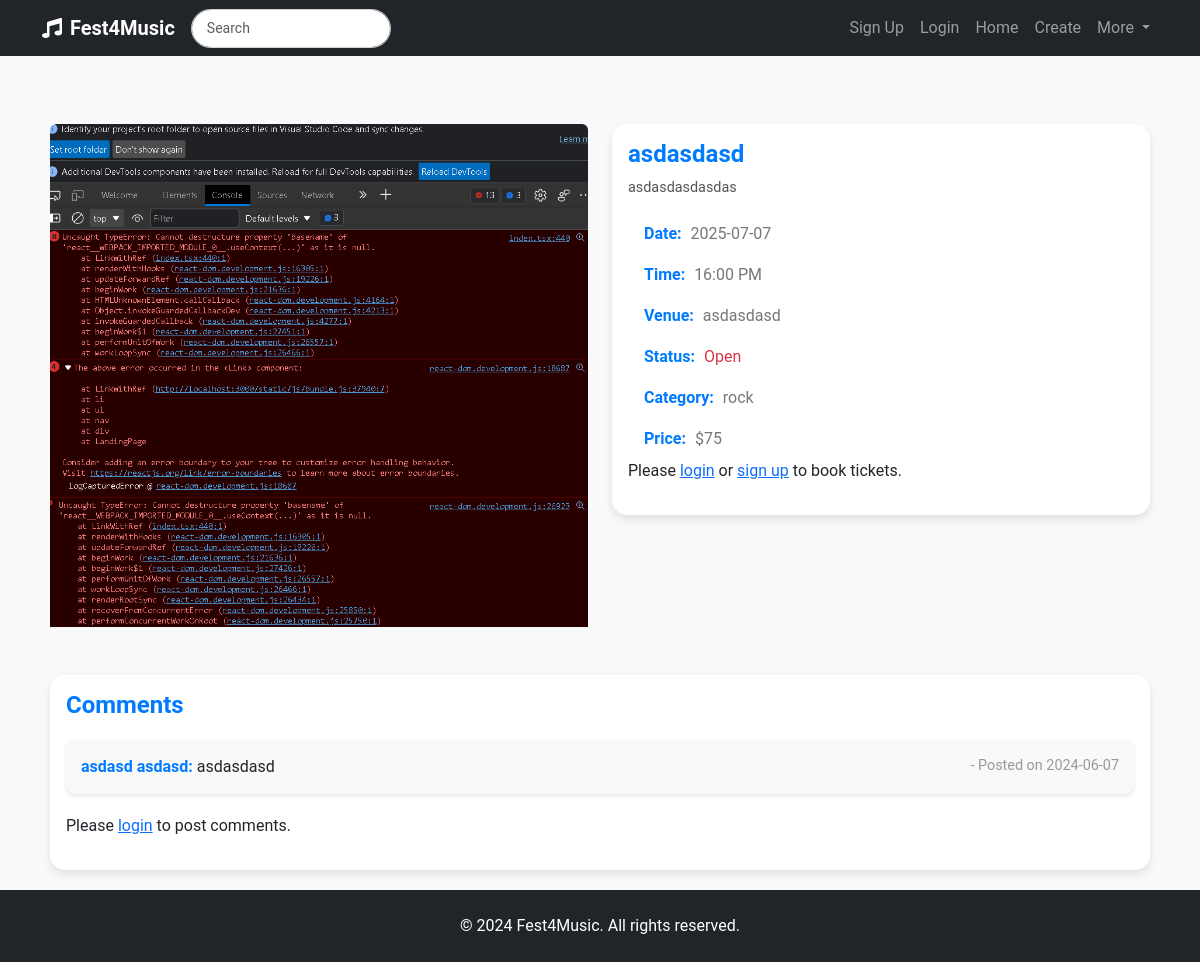
Before: /event/1 with the older database file.
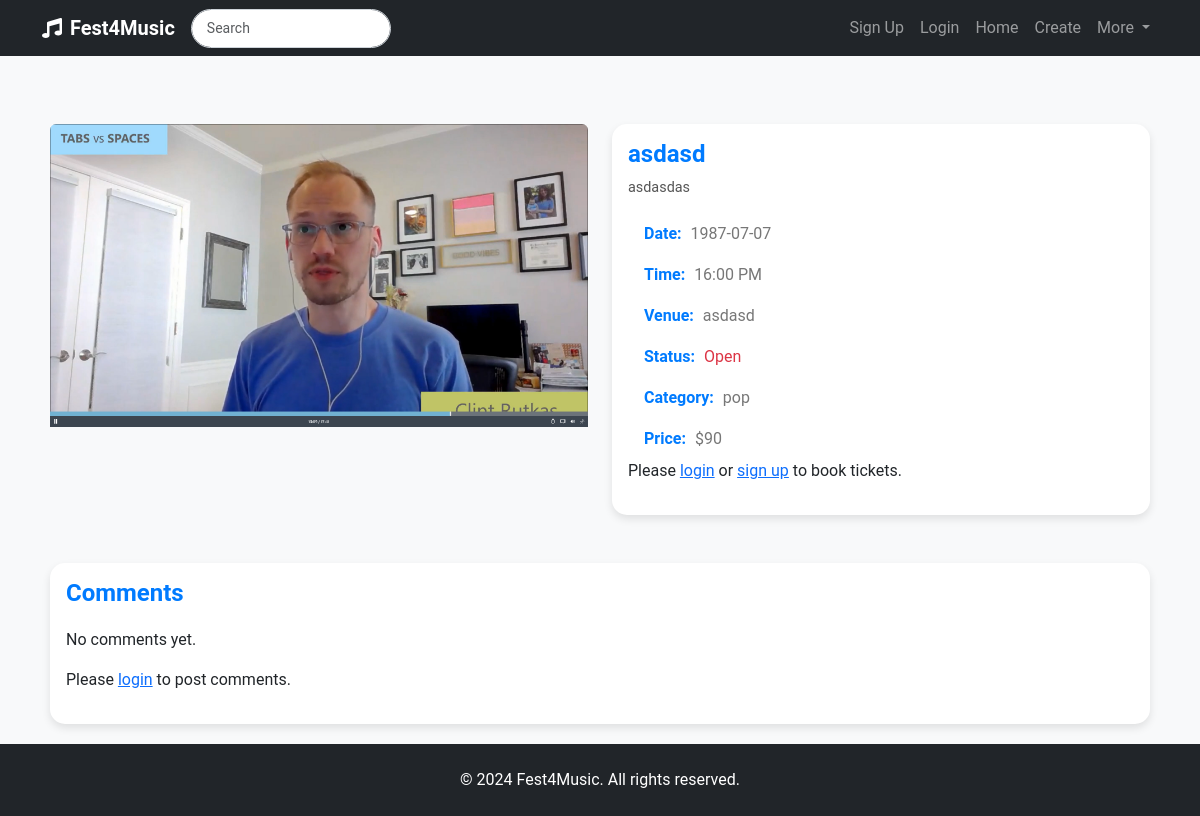
After: the same page with the newer database file.
### website/models.py (models this page shows)
class Event(db.Model):
    id = db.Column(db.Integer, primary_key=True)
    title = db.Column(db.String(100), nullable=False)
    description = db.Column(db.Text)
    date = db.Column(db.Date, nullable=False)
    time = db.Column(db.Time, nullable=False)
    image = db.Column(db.String(400))
    venue = db.Column(db.String(400))
    status = db.Column(db.String(20), nullable=False)
    category = db.Column(db.String(50), nullable=False)
    price = db.Column(db.Integer)
    user_id = db.Column(db.Integer, db.ForeignKey('user.id'), nullable=False)
    comments = db.relationship('Comment', backref='event', lazy=True)

class Comment(db.Model):
    id = db.Column(db.Integer, primary_key=True)
    content = db.Column(db.Text, nullable=False)
    date_posted = db.Column(db.DateTime, nullable=False, default=datetime.utcnow)
    user_id = db.Column(db.Integer, db.ForeignKey('user.id'), nullable=False)
    event_id = db.Column(db.Integer, db.ForeignKey('event.id'), nullable=False)

class User(db.Model, UserMixin):
    id = db.Column(db.Integer, primary_key=True)
    first_name = db.Column(db.String(100), nullable=False)
    surname = db.Column(db.String(100), nullable=False)
    email = db.Column(db.String(100), unique=True, nullable=False)
    password = db.Column(db.String(255), nullable=False)
    contact_number = db.Column(db.String(20))
    street_address = db.Column(db.String(200))
    events = db.relationship('Event', backref='user', lazy=True)
    comments = db.relationship('Comment', backref='user', lazy=True)
    orders = db.relationship('Order', backref='user', lazy=True)

### website/views.py (the view, shortened to what this page needs)
@main_bp.route('/event/<int:event_id>', methods=['GET', 'POST'])
def event_detail(event_id):
    event = Event.query.get_or_404(event_id)
    comments = Comment.query.filter_by(event_id=event_id).order_by(Comment.date_posted.desc()).all()
    return render_template('events.html', event=event, comments=comments)

### website/templates/events.html (shortened to what this page needs)
{% extends 'base.html' %}
{% block content %}
<div class="container event-details-container mt-5">
    <div class="row">
        <div class="col-md-6">
            <img src="{{ event.image }}" class="img-fluid rounded-top" alt="Event Image">
        </div>
        <div class="col-md-6">
            <div class="card">
                <div class="card-body">
                    <h5 class="card-title">{{ event.title }}</h5>
                    <p class="card-text">{{ event.description }}</p>
                    <ul class="list-group list-group-flush">
                        <li class="list-group-item"><strong>Date:</strong> {{ event.date.strftime('%Y-%m-%d') }}</li>
                        <li class="list-group-item"><strong>Time:</strong> {{ event.time.strftime('%H:%M %p') if
                            event.time else 'All Day' }}</li>
                        <li class="list-group-item"><strong>Venue:</strong> {{ event.venue }}</li>
                        <li class="list-group-item"><strong>Status:</strong> <span
                                class="{{ 'text-success' if event.status == 'Upcoming' else 'text-danger' }}">{{
                                event.status }}</span></li>
                        <li class="list-group-item"><strong>Category:</strong> {{ event.category }}</li>
                        <li class="list-group-item"><strong>Price:</strong> ${{ event.price }}</li>
                    </ul>
                    {% if current_user.is_authenticated %}
                    <form id="bookingForm" method="POST">
                        <div class="mb-3">
                            <label for="fullName" class="form-label">Full Name:</label>
                            <input type="text" class="form-control" id="fullName" name="fullName" required>
                        </div>
                        <div class="mb-3">
                            <label for="email" class="form-label">Email:</label>
                            <input type="email" class="form-control" id="email" name="email" required>
                        </div>
                        <div class="mb-3">
                            <label for="ticketQuantity" class="form-label">Number of Tickets:</label>
                            <input type="number" class="form-control" id="ticketQuantity" name="ticketQuantity" min="1"
                                max="10" required>
                        </div>
                        <button type="submit" class="btn btn-primary">Book Now</button>
                    </form>
                    {% else %}
                    <p>Please <a href="{{ url_for('auth.login') }}">login</a> or <a
                            href="{{ url_for('auth.signup') }}">sign up</a> to book tickets.</p>
                    {% endif %}
                </div>
            </div>
        </div>
    </div>
    <div class="row mt-5">
        <div class="col-md-12">
            <div class="card">
                <div class="card-body">
                    <h5 class="card-title">Comments</h5>
                    <div class="comments">
                        {% for comment in comments %}
                        <div class="comment">
                            <strong>{{ comment.user.first_name }} {{ comment.user.surname }}:</strong>
                            {{ comment.content }}
                            <span class="timestamp">- Posted on {{ comment.date_posted.strftime('%Y-%m-%d') }}</span>
                        </div>
                        {% else %}
                        <p>No comments yet.</p>
                        {% endfor %}
                    </div>
                    {% if current_user.is_authenticated %}
                    <form id="commentForm" action="{{ url_for('main.event_detail', event_id=event.id) }}" method="post">
                        <div class="mb-3">
                            <label for="comment" class="form-label">Your Comment:</label>
                            <textarea class="form-control" id="comment" name="comment" rows="3" required></textarea>
                        </div>
                        <button type="submit" class="btn btn-primary">Post Comment</button>
                    </form>
                    {% else %}
                    <p>Please <a href="{{ url_for('auth.login') }}">login</a> to post comments.</p>
                    {% endif %}
                </div>
            </div>
        </div>
    </div>
</div>
{% endblock %}

### website/templates/base.html (shortened to what this page needs)
<!DOCTYPE html>
<html lang="en">
<head>
    <link href="https://cdn.jsdelivr.net/npm/bootstrap@5.3.3/dist/css/bootstrap.min.css" rel="stylesheet">
    <link rel="stylesheet" href="{{ url_for('static', filename='style/style.css') }}">
    <link rel="stylesheet" href="https://cdnjs.cloudflare.com/ajax/libs/font-awesome/5.15.3/css/all.min.css">
</head>
<body>
    <nav class="navbar navbar-expand-lg navbar-dark bg-dark fixed-top">
        <div class="container">
            <a class="navbar-brand" href="{{ url_for('main.index') }}">
                <i class="fas fa-music me-2"></i>Fest4Music
            </a>
            <div class="search-bar">
                <input class="form-control" type="text" placeholder="Search">
            </div>
            <div class="collapse navbar-collapse" id="navbarNav">
                <ul class="navbar-nav ms-auto">
                    {% if current_user.is_authenticated %}
                        <a class="nav-item nav-link" href="#">Welcome {{current_user.first_name}}</a>
                        <li class="nav-item">
                            <a class="nav-link" href="{{ url_for('auth.logout') }}">Logout</a>
                        </li>
                    {% else %}
                        <li class="nav-item">
                            <a class="nav-link" href="{{ url_for('auth.signup') }}">Sign Up</a>
                        </li>
                        <li class="nav-item">
                            <a class="nav-link" href="{{ url_for('auth.login') }}">Login</a>
                        </li>
                    {% endif %}
                    <li class="nav-item">
                        <a class="nav-link" href="{{ url_for('main.index') }}">Home</a>
                    </li>
                    <li class="nav-item">
                        <a class="nav-link" href="{{ url_for('main.create') }}">Create</a>
                    </li>
                    <li class="nav-item dropdown">
                        <a class="nav-link dropdown-toggle" href="#" id="navbarDropdown" role="button" data-bs-toggle="dropdown" aria-expanded="false">
                            More
                        </a>
                    </li>
                </ul>
            </div>
        </div>
    </nav>
    <div class="content">
        {% block content %}{% endblock %}
    </div>
    <footer class="footer bg-dark py-4 mt-auto">
        <div class="container text-center text-white">
            <p class="mb-0">&copy; 2024 Fest4Music. All rights reserved.</p>
        </div>
    </footer>
</body>
</html>

### website/static/Style/style.css (style rules this page uses)
body { font-family: 'Roboto', sans-serif; background-color: #f8f9fa; overflow-x: hidden; padding-top: 56px; }
.navbar-brand { font-weight: bold; }
.search-bar { margin-right: 20px; }
.search-bar input[type="text"] { border-radius: 20px; padding: 8px 15px; border: 1px solid #ced4da; font-size: 14px; transition: all 0.3s; }
.card-title { font-weight: bold; }
body { font-family: 'Roboto', sans-serif; background-color: #f8f9fa; padding-top: 56px; }
.search-bar input[type="text"] { width: 200px; border-radius: 20px; padding: 8px 15px; border: 1px solid #ced4da; font-size: 14px; transition: all 0.3s; }
.card { transition: transform 0.3s ease-in-out; border-radius: 15px; box-shadow: 0 0 10px rgba(0, 0, 0, 0.1); }
.card-title { font-size: 1.25rem; font-weight: bold; }
.card-text { font-size: 0.9rem; }
.event-details-container { padding: 20px; }
.img-fluid { width: 100%; height: auto; }
.card { border: none; box-shadow: 0 4px 8px rgba(0, 0, 0, 0.1); }
.card-title { font-size: 1.5rem; font-weight: bold; color: #007bff; }
.card-text { color: #555; }
.list-group-item { background-color: transparent; border-color: transparent; color: #777; }
.comments { margin-top: 20px; }
.list-group-item strong { color: #007bff; }
.list-group-item strong { margin-right: 5px; }

### website/templates/base.html (style rules this page uses)
html, body { height: 100%; }
body { display: flex; flex-direction: column; }
.content { flex: 1; }

Changed rows visible on the page:
removed Comment: user.first_name "asdasd", user.surname "asdasd", content "asdasdasd", date_posted "2024-06-07"
changed Event "16:00 PM": image: a different picture; title "asdasdasd" → "asdasd"; description "asdasdasdasdas" → "asdasdas"; date "2025-07-07" → "1987-07-07"; venue "asdasdasd" → "asdasd"; category "rock" → "pop"; price "75" → "90"
Other visible differences:
text now shown: "No comments yet."
